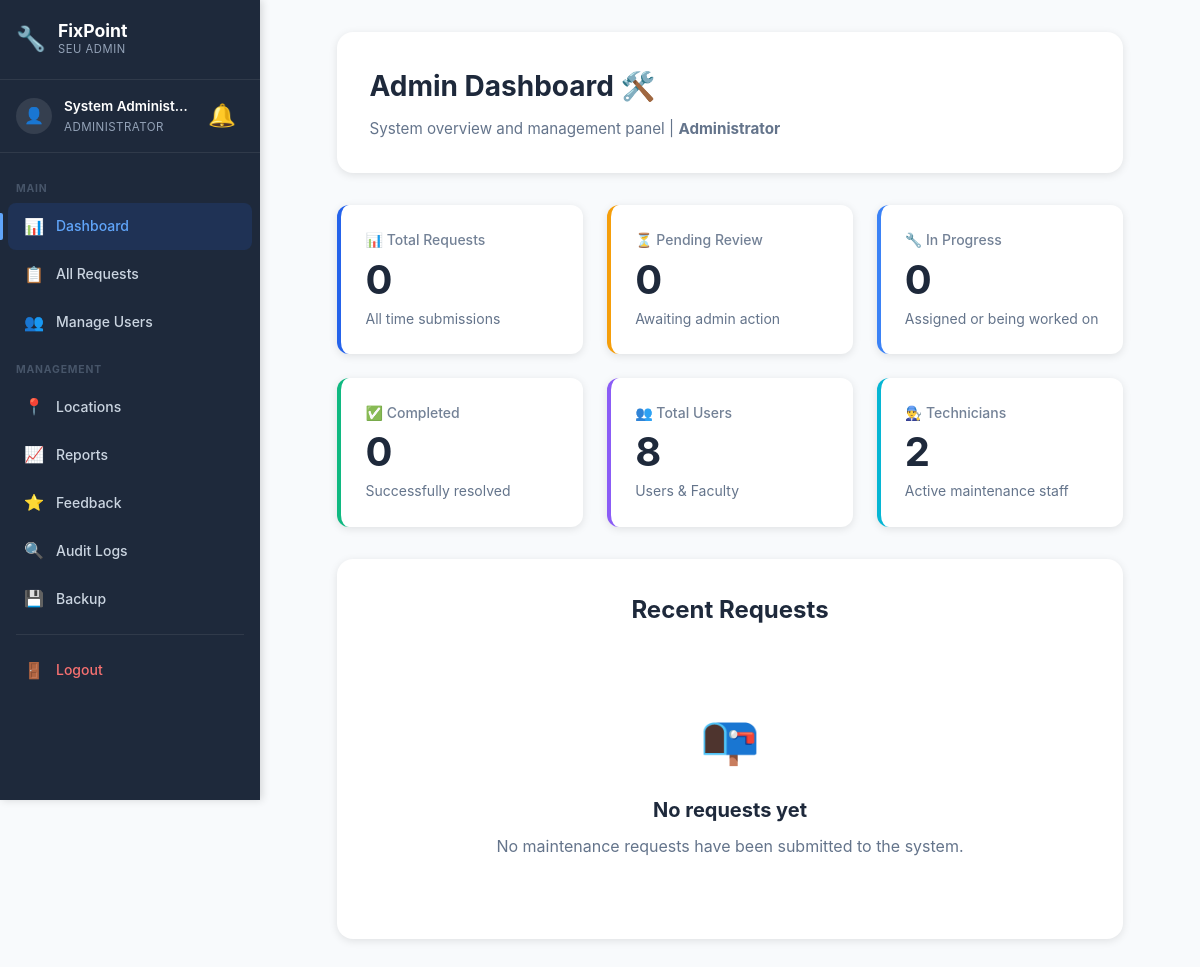
/admin/dashboard.php (signed in), run on an earlier commit of the app's database.
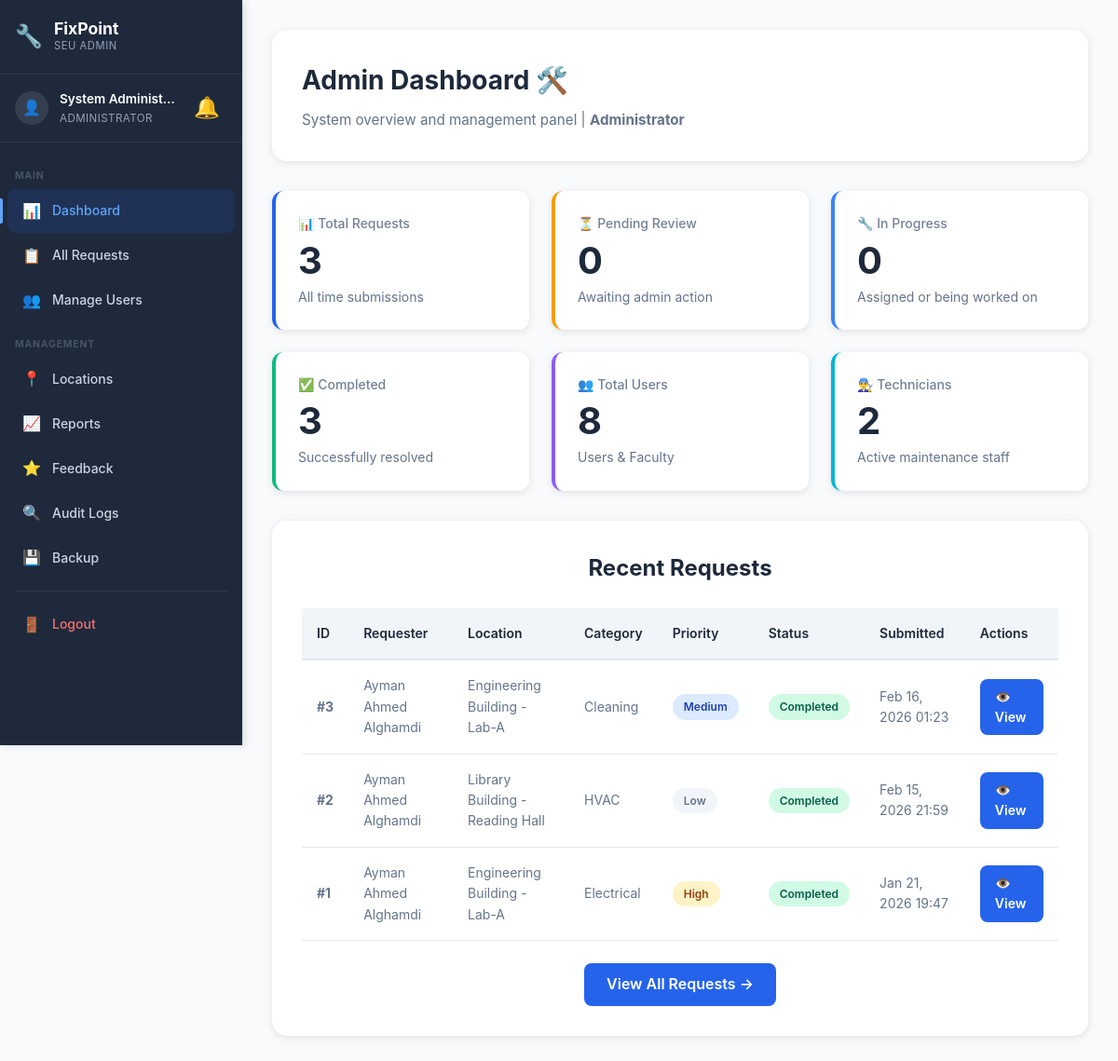
And on a later commit of the database.
### tables this page shows
CREATE TABLE `maintenancerequest` (
  `RequestID` int(11) NOT NULL,
  `UserID` int(11) NOT NULL,
  `LocationID` int(11) NOT NULL,
  `CategoryID` int(11) NOT NULL,
  `PriorityID` int(11) NOT NULL,
  `StatusID` int(11) NOT NULL DEFAULT 1,
  `Title` varchar(200) NOT NULL,
  `Description` text NOT NULL,
  `SubmittedAt` timestamp NOT NULL DEFAULT current_timestamp(),
  `UpdatedAt` timestamp NOT NULL DEFAULT current_timestamp() ON UPDATE current_timestamp(),
  `CompletedAt` timestamp NULL DEFAULT NULL
);

CREATE TABLE `user` (
  `UserID` int(11) NOT NULL,
  `RoleID` int(11) NOT NULL,
  `Name` varchar(100) NOT NULL,
  `Email` varchar(100) NOT NULL,
  `Password` varchar(255) NOT NULL,
  `Phone` varchar(20) DEFAULT NULL,
  `MaxRequestsPerWeek` int(11) DEFAULT 2,
  `MaxRequestsPerMonth` int(11) DEFAULT 8,
  `CreatedAt` timestamp NOT NULL DEFAULT current_timestamp()
);

CREATE TABLE `location` (
  `LocationID` int(11) NOT NULL,
  `BuildingName` varchar(100) NOT NULL,
  `FloorNumber` varchar(20) DEFAULT NULL,
  `RoomNumber` varchar(50) DEFAULT NULL,
  `Description` text DEFAULT NULL
);

CREATE TABLE `category` (
  `CategoryID` int(11) NOT NULL,
  `CategoryName` varchar(100) NOT NULL,
  `Description` text DEFAULT NULL
);

CREATE TABLE `priority` (
  `PriorityID` int(11) NOT NULL,
  `PriorityLevel` varchar(50) NOT NULL,
  `Description` text DEFAULT NULL
);

CREATE TABLE `status` (
  `StatusID` int(11) NOT NULL,
  `StatusName` varchar(50) NOT NULL,
  `Description` text DEFAULT NULL
);

### config/helpers.php (called while the page is built, shortened)
<?php
function formatDate($date, $format = 'M d, Y H:i') {
    return date($format, strtotime($date));
}
function e($string) {
    return htmlspecialchars($string, ENT_QUOTES, 'UTF-8');
}
function getStatusBadgeClass($status_name) {
    $classes = [
        'Pending'     => 'status-pending',
        'Reviewed'    => 'status-reviewed',
        'Assigned'    => 'status-assigned',
        'In Progress' => 'status-in-progress',
        'Completed'   => 'status-completed',
        'Cancelled'   => 'status-cancelled'
    ];
    return $classes[$status_name] ?? 'status-default';
}
function getPriorityBadgeClass($priority_level) {
    $classes = [
        'Low'      => 'priority-low',
        'Medium'   => 'priority-medium',
        'High'     => 'priority-high',
        'Critical' => 'priority-critical'
    ];
    return $classes[$priority_level] ?? 'priority-default';
}
?>

### admin/dashboard.php (the view, shortened to what the changed rows need)
<?php
require_once __DIR__ . '/../config/database.php';
require_once __DIR__ . '/../config/helpers.php';
$stats = [];
$sql = "SELECT COUNT(*) as total FROM maintenancerequest";
$stats['total'] = $conn->query($sql)->fetch_assoc()['total'];
$sql = "SELECT COUNT(*) as count FROM maintenancerequest WHERE StatusID = 1";
$stats['pending'] = $conn->query($sql)->fetch_assoc()['count'];
$sql = "SELECT COUNT(*) as count FROM maintenancerequest WHERE StatusID IN (3, 4)";
$stats['in_progress'] = $conn->query($sql)->fetch_assoc()['count'];
$sql = "SELECT COUNT(*) as count FROM maintenancerequest WHERE StatusID = 5";
$stats['completed'] = $conn->query($sql)->fetch_assoc()['count'];
$sql = "SELECT COUNT(*) as count FROM user WHERE RoleID IN (3, 4)";
$stats['users'] = $conn->query($sql)->fetch_assoc()['count'];
$sql = "SELECT COUNT(*) as count FROM user WHERE RoleID = 2";
$stats['technicians'] = $conn->query($sql)->fetch_assoc()['count'];
$sql = "SELECT mr.RequestID, mr.Title, mr.Description, mr.SubmittedAt,
            u.Name as RequesterName, l.BuildingName, l.RoomNumber,
            c.CategoryName, p.PriorityLevel, s.StatusName
        FROM maintenancerequest mr
        JOIN user u ON mr.UserID = u.UserID
        JOIN location l ON mr.LocationID = l.LocationID
        JOIN category c ON mr.CategoryID = c.CategoryID
        JOIN priority p ON mr.PriorityID = p.PriorityID
        JOIN status s ON mr.StatusID = s.StatusID
        ORDER BY mr.SubmittedAt DESC LIMIT 10";
$recent_requests = $conn->query($sql)->fetch_all(MYSQLI_ASSOC);
?>
<!DOCTYPE html>
<html lang="en">
<head>
    <link rel="stylesheet" href="../assets/css/style.css">
    <link rel="stylesheet" href="../assets/css/dashboard.css">
    <link rel="stylesheet" href="../assets/css/sidebar.css">
</head>
<body class="has-sidebar">
    <div class="main-content">
        <div class="dashboard-container">
            <div class="dashboard-header">
                <h1 class="welcome-text">Admin Dashboard 🛠️</h1>
            </div>
            <div class="stats-grid">
                <div class="stat-card">
                    <div class="stat-label">📊 Total Requests</div>
                    <div class="stat-value"><?php echo $stats['total']; ?></div>
                    <div class="stat-info">All time submissions</div>
                </div>
                <div class="stat-card success">
                    <div class="stat-label">✅ Completed</div>
                    <div class="stat-value"><?php echo $stats['completed']; ?></div>
                    <div class="stat-info">Successfully resolved</div>
                </div>
            </div>
            <div class="requests-section">
                <h2 class="section-title">Recent Requests</h2>
                <?php if (count($recent_requests) > 0): ?>
                <div style="overflow-x: auto;">
                    <table class="requests-table">
                        <thead>
                            <tr><th>ID</th><th>Requester</th><th>Location</th><th>Category</th><th>Priority</th><th>Status</th><th>Submitted</th><th>Actions</th></tr>
                        </thead>
                        <tbody>
                            <?php foreach ($recent_requests as $req): ?>
                            <tr>
                                <td><strong>#<?php echo $req['RequestID']; ?></strong></td>
                                <td><?php echo e($req['RequesterName']); ?></td>
                                <td><?php echo e($req['BuildingName'] . ' - ' . $req['RoomNumber']); ?></td>
                                <td><?php echo e($req['CategoryName']); ?></td>
                                <td><span class="priority-badge <?php echo getPriorityBadgeClass($req['PriorityLevel']); ?>"><?php echo e($req['PriorityLevel']); ?></span></td>
                                <td><span class="status-badge <?php echo getStatusBadgeClass($req['StatusName']); ?>"><?php echo e($req['StatusName']); ?></span></td>
                                <td><?php echo formatDate($req['SubmittedAt'], 'M d, Y H:i'); ?></td>
                                <td><a href="request-details.php?id=<?php echo $req['RequestID']; ?>" class="btn btn-primary" style="padding:0.5rem 1rem;font-size:0.875rem;">👁️ View</a></td>
                            </tr>
                            <?php endforeach; ?>
                        </tbody>
                    </table>
                </div>
                <div style="text-align:center;margin-top:1.5rem;">
                    <a href="all-requests.php" class="btn btn-secondary">View All Requests →</a>
                </div>
                <?php else: ?>
                <div class="no-requests">
                    <div class="no-requests-icon">📭</div>
                    <h3>No requests yet</h3>
                    <p>No maintenance requests have been submitted to the system.</p>
                </div>
                <?php endif; ?>
            </div>
        </div>
    </div>
</body>
</html>

What changed in the data, as far as the page shows it:
added maintenancerequest: RequestID "3", UserID.Name "Ayman Ahmed Alghamdi", LocationID.RoomNumber "Engineering Building - Lab-A", CategoryID.CategoryName "Cleaning", PriorityID.PriorityLevel "Medium", StatusID.StatusName "Completed", SubmittedAt "Feb 16, 2026 01:23"
added maintenancerequest: RequestID "2", UserID.Name "Ayman Ahmed Alghamdi", LocationID.RoomNumber "Library Building - Reading Hall", CategoryID.CategoryName "HVAC", PriorityID.PriorityLevel "Low", StatusID.StatusName "Completed", SubmittedAt "Feb 15, 2026 21:59"
added maintenancerequest: RequestID "1", UserID.Name "Ayman Ahmed Alghamdi", LocationID.RoomNumber "Engineering Building - Lab-A", CategoryID.CategoryName "Electrical", PriorityID.PriorityLevel "High", StatusID.StatusName "Completed", SubmittedAt "Jan 21, 2026 19:47"
Also different on the page:
$stats['total']: "0" → "3"
$stats['completed']: "0" → "3"
text no longer shown: "📭 No requests yet No maintenance requests have been submitted to the system."
text now shown: "ID Requester Location Category Priority Status Submitted Actions View All Requests →"
